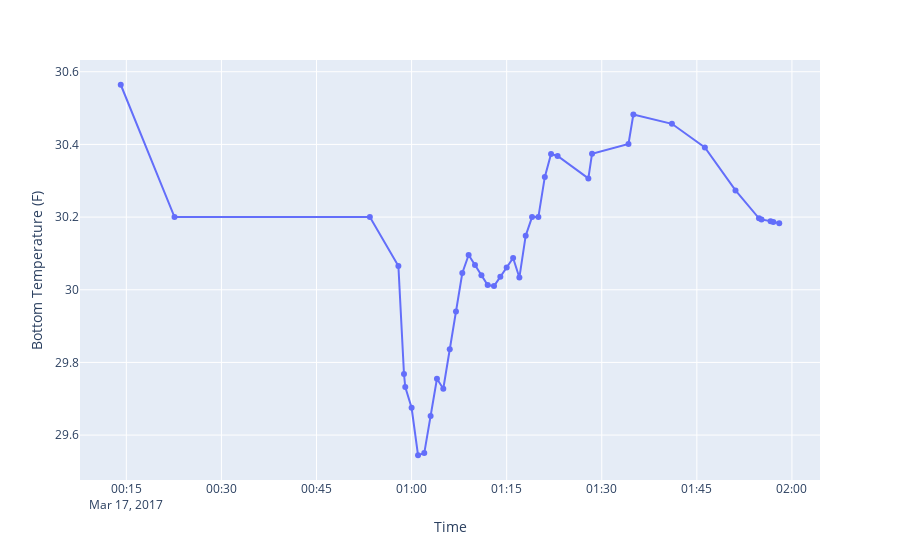

Write notebook code for a chart like this one.
### Markdown cell above
#### 9) Plot the time-series

### Code cell
fig = px.line(df, x='Timestamp', y='Value', labels=dict(Timestamp='Time', Value='Bottom Temperature (F)'))
fig.data[0].update(mode='lines+markers')
fig

### Figure 1 — Plotly figure (JSON) as saved in the notebook; plotly's stock layout.template omitted (floating-point values rounded to 4 significant figures)
{"data": [{"hoverlabel": {"namelength": 0}, "hovertemplate": "Time=%{x}<br>Bottom Temperature (F)=%{y}", "legendgroup": "", "line": {"color": "#636efa", "dash": "solid"}, "mode": "lines+markers", "name": "", "showlegend": false, "type": "scatter", "uid": "21f1db60-e854-423f-9954-410dd4d8fc3f", "x": ["2017-03-17T00:14:07Z", "2017-03-17T00:22:36Z", "2017-03-17T00:53:25Z", "2017-03-17T00:57:55Z", "2017-03-17T00:58:48Z", "2017-03-17T00:59:00Z", "2017-03-17T01:00:00Z", "2017-03-17T01:01:01Z", "2017-03-17T01:02:00Z", "2017-03-17T01:03:00Z", "2017-03-17T01:04:00Z", "2017-03-17T01:05:00Z", "2017-03-17T01:06:01Z", "2017-03-17T01:07:00Z", "2017-03-17T01:08:00Z", "2017-03-17T01:09:00Z", "2017-03-17T01:10:00Z", "2017-03-17T01:11:01Z", "2017-03-17T01:12:00Z", "2017-03-17T01:13:00Z", "2017-03-17T01:14:00Z", "2017-03-17T01:15:00Z", "2017-03-17T01:16:01Z", "2017-03-17T01:17:00Z", "2017-03-17T01:18:00Z", "2017-03-17T01:19:00Z", "2017-03-17T01:20:00Z", "2017-03-17T01:21:01Z", "2017-03-17T01:22:00Z", "2017-03-17T01:23:02Z", "2017-03-17T01:27:53Z", "2017-03-17T01:28:28Z", "2017-03-17T01:34:13Z", "2017-03-17T01:34:59Z", "2017-03-17T01:41:04Z", "2017-03-17T01:46:16Z", "2017-03-17T01:51:06Z", "2017-03-17T01:54:48Z", "2017-03-17T01:55:12Z", "2017-03-17T01:56:38Z", "2017-03-17T01:57:04Z", "2017-03-17T01:58:00Z"], "xaxis": "x", "y": [30.56, 30.2, 30.2, 30.07, 29.77, 29.73, 29.68, 29.54, 29.55, 29.65, 29.75, 29.73, 29.84, 29.94, 30.05, 30.1, 30.07, 30.04, 30.01, 30.01, 30.04, 30.06, 30.09, 30.03, 30.15, 30.2, 30.2, 30.31, 30.37, 30.37, 30.31, 30.37, 30.4, 30.48, 30.46, 30.39, 30.27, 30.2, 30.19, 30.19, 30.19, 30.18], "yaxis": "y"}], "layout": {"autosize": true, "grid": {"xaxes": ["x"], "xgap": 0.1, "xside": "bottom", "yaxes": ["y"], "ygap": 0.1, "yside": "left"}, "legend": {"tracegroupgap": 0}, "margin": {"t": 60}, "xaxis": {"autorange": true, "range": ["2017-03-17 00:07:53.6693", "2017-03-17 02:04:13.3307"], "title": {"text": "Time"}, "type": "date"}, "yaxis": {"autorange": true, "range": [29.47, 30.64], "title": {"text": "Bottom Temperature (F)"}, "type": "linear"}}}
